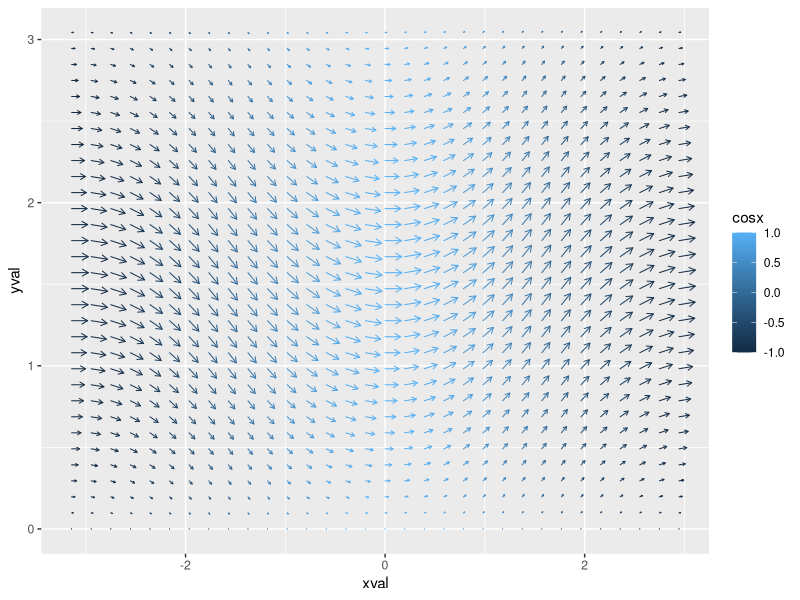

R code for this plot:
library(tidyverse)
library(here)
beaches <- read_csv(here("data","sydneybeaches3.csv"))
vectors <- read_csv(here("data","vector_field.csv"))


# A very simple example. First here's
# the basic set up for a plot showing
# temperature against enterococci on a
# logarithmic scale
a <- ggplot(
  data = beaches,
  mapping = aes(
    x = temperature,
    y = enterococci)
) +
  scale_y_continuous(
    name = "Enterococci (cfu/100ml)",
    trans = "log10",
    breaks = c(1, 10, 100),
    limits = c(.1, 1000)
  ) +
  facet_wrap(vars(season_name))


# plot each data point
b <- a +
  geom_point(alpha = .2, colour = "purple") +
  geom_density2d(bins = 4, colour = "purple")


# define a function that creates both layers
geom_pointdensity2d <- function(pointalpha = .2, contourbins = 4, ...){
  layer1 <- geom_point(alpha = pointalpha, ...)
  layer2 <- geom_density2d(bins = contourbins, ...)
  return(list(layer1, layer2))
}

# and here we go...
c <- a + geom_pointdensity2d(colour = "purple")

# now, this isn't really a "true" geom because
# it's adding two layers - it's just a convenient
# shorthand.
print(c$layers)

# nevertheless, it's still super handy


# so how would we do the real thing? suppose we wanted a geom that draws
# arrows:

GeomVector <- ggproto(
  "GeomVector", Geom,

  required_aes = c("x", "y", "direction", "length"),

  default_aes = aes(
    colour = "black", fill = NA, size = .025,
    linetype = 1, alpha = 1, linewidth = 1
  ),

  draw_key = draw_key_point,

  draw_panel = function(data, panel_params, coord) {
    coords <- coord$transform(data, panel_params)
    #maxlen <- .025
    headang <- 30
    grid::polylineGrob(
      x = c(coords$x, coords$x + coords$length * coords$size * cos(2*pi*coords$direction/360)),
      y = c(coords$y, coords$y + coords$length * coords$size * sin(2*pi*coords$direction/360)),
      id = c(1:length(coords$x), 1:length(coords$x)),
      arrow = arrow(
        angle = headang,
        length = unit(coords$size * coords$length/2, "native")),
      default.units = "native",
      gp = grid::gpar(
        col = coords$colour,
        lwd = coords$linewidth)
    )
  }
)


geom_vector <- function(
  mapping = NULL,
  data = NULL,
  stat = "identity",
  position = "identity",
  na.rm = FALSE,
  show.legend = NA,
  inherit.aes = TRUE,
  ...) {

  ggplot2::layer(
    geom = GeomVector,
    mapping = mapping,
    data = data,
    stat = stat,
    position = position,
    show.legend = show.legend,
    inherit.aes = inherit.aes,
    params = list(na.rm = na.rm, ...)
  )
}



# plot a random subset of the vector field
v <- ggplot(
  data = vectors,
  mapping = aes(
    x = xval,
    y = yval,
    direction = dir,
    length = len,
    colour = cosx)
  ) +
  geom_vector()

print(v)

# notice that it automatically supplies the legend
# for the colour aesthetic, but does not do anything
# for direction and length. This was partly laziness
# on my part. Arguably the angle aesthetic does not
# need its own scale, because it's defined with
# respect to the same coordinate system in the rest
# of the plot, but the length aesthetic is more
# symbolic. But that's a bit beyond the scope (plus
# it's not my strength)


